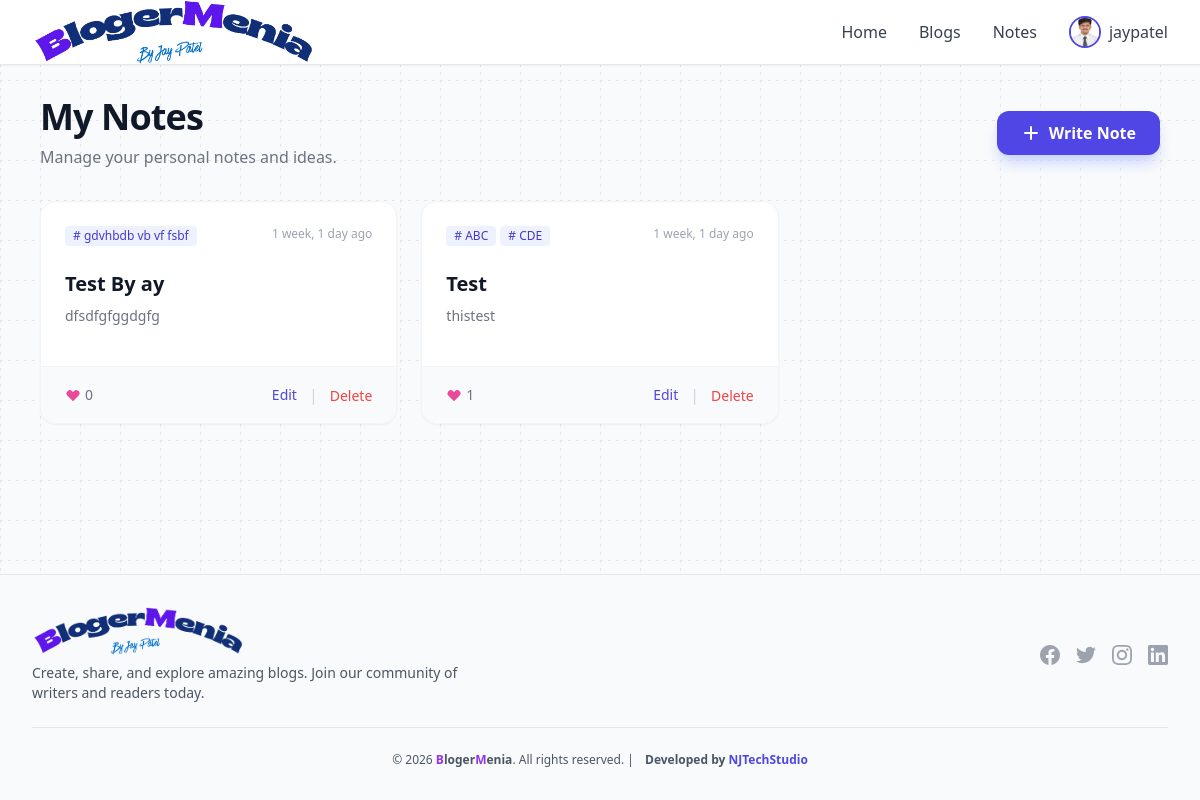
The page /notes/edit/ (signed in) on the database its author committed.
### blogs/models.py (models this page shows, shortened)
class User(AbstractUser):
    profile_image = models.ImageField(upload_to='profile_images/', null=True, blank=True)
    headline = models.CharField(max_length=255, null=True, blank=True, help_text="A short professional headline")
    bio = models.TextField(null=True, blank=True, help_text="Bio or about section")
    def get_display_name(self):
        if self.first_name or self.last_name:
            return f"{self.first_name} {self.last_name}".strip()
        return self.username or self.email.split('@')[0]
    class Meta:
        verbose_name = "User"
        verbose_name_plural = "Users"

### notes/models.py (models this page shows, shortened)
class Note(models.Model):
    user = models.ForeignKey(settings.AUTH_USER_MODEL, on_delete=models.CASCADE, related_name='notes')
    title = models.CharField(max_length=200)
    content = models.TextField()
    tags = models.CharField(max_length=500, blank=True, help_text="Comma-separated tags")
    likes = models.ManyToManyField(settings.AUTH_USER_MODEL, related_name='liked_notes', blank=True)
    is_public = models.BooleanField(default=True)
    created_at = models.DateTimeField(auto_now_add=True)
    updated_at = models.DateTimeField(auto_now=True)
    @property
    def total_likes(self):
        return self.likes.count()
    def get_tags_list(self):
        if not self.tags:
            return []
        return [tag.strip() for tag in self.tags.split(',') if tag.strip()]

### notes/views.py (the view)
# urls.py: path('edit/', views.MyNoteListView.as_view(), name='my_note_list'),
class MyNoteListView(LoginRequiredMixin, ListView):
    model = Note
    template_name = 'notes/my_note_list.html'
    context_object_name = 'notes'
    paginate_by = 9
    def get_queryset(self):
        return Note.objects.filter(user=self.request.user).order_by('-updated_at')

### notes/templates/notes/my_note_list.html (shortened to what this page needs)
{% extends 'base.html' %}
{% block content %}
<div class="container mx-auto px-4 py-8 max-w-6xl">
    <div class="flex justify-between items-center mb-8">
        <div>
            <h1 class="text-4xl font-extrabold text-gray-900 tracking-tight">My Notes</h1>
            <p class="text-gray-500 mt-2">Manage your personal notes and ideas.</p>
        </div>
        <a href="{% url 'create_note' %}"
            class="bg-indigo-600 hover:bg-indigo-700 text-white font-semibold py-2.5 px-6 rounded-xl transition duration-200 flex items-center gap-2 shadow-lg shadow-indigo-200 hover:-translate-y-0.5">
            <svg xmlns="http://www.w3.org/2000/svg" class="h-5 w-5" viewBox="0 0 20 20" fill="currentColor">
                <path fill-rule="evenodd"
                    d="M10 3a1 1 0 011 1v5h5a1 1 0 110 2h-5v5a1 1 0 11-2 0v-5H4a1 1 0 110-2h5V4a1 1 0 011-1z"
                    clip-rule="evenodd" />
            </svg>
            Write Note
        </a>
    </div>
    {% if notes %}
    <div class="grid grid-cols-1 md:grid-cols-2 lg:grid-cols-3 gap-6">
        {% for note in notes %}
        <div
            class="bg-white rounded-2xl shadow-sm hover:shadow-xl transition-all duration-300 border border-gray-100 flex flex-col group relative hover:-translate-y-1">
            <div class="p-6 flex-1">
                <div class="flex justify-between items-start mb-4">
                    <div>
                        {% if note.tags %}
                        <div class="flex flex-wrap gap-1 mb-2">
                            {% for tag in note.get_tags_list|slice:":2" %}
                            <span
                                class="inline-flex items-center px-2 py-0.5 rounded text-xs font-medium bg-indigo-50 text-indigo-700">
                                # {{ tag }}
                            </span>
                            {% endfor %}
                        </div>
                        {% endif %}
                    </div>
                    <span class="text-xs text-gray-400">{{ note.updated_at|timesince }} ago</span>
                </div>
                <h2 class="text-xl font-bold text-gray-900 mb-2 line-clamp-2">{{ note.title }}</h2>
                <p class="text-gray-500 text-sm line-clamp-3 mb-4">
                    {{ note.content|striptags }}
                </p>
            </div>
            <div class="px-6 py-4 bg-gray-50 border-t border-gray-100 flex justify-between items-center rounded-b-2xl">
                <div class="flex items-center text-sm text-gray-500">
                    <svg xmlns="http://www.w3.org/2000/svg" class="h-4 w-4 mr-1 text-pink-500" viewBox="0 0 20 20"
                        fill="currentColor">
                        <path fill-rule="evenodd"
                            d="M3.172 5.172a4 4 0 015.656 0L10 6.343l1.172-1.171a4 4 0 115.656 5.656L10 17.657l-6.828-6.829a4 4 0 010-5.656z"
                            clip-rule="evenodd" />
                    </svg>
                    {{ note.total_likes }}
                </div>
                <div class="flex items-center gap-3">
                    <a href="{% url 'edit_note' pk=note.pk %}"
                        class="text-indigo-600 hover:text-indigo-800 font-medium text-sm">Edit</a>
                    <span class="text-gray-300">|</span>
                    <form action="{% url 'delete_note' pk=note.pk %}" method="POST"
                        onsubmit="return confirm('Delete this note?');">
                        <button type="submit"
                            class="text-red-500 hover:text-red-700 font-medium text-sm">Delete</button>
                    </form>
                </div>
            </div>
        </div>
        {% endfor %}
    </div>
    {% endif %}
</div>
{% endblock %}

### templates/includes/header.html (shortened to what this page needs)
{% load static %}
<nav class="bg-white border-b border-gray-200 sticky top-0 z-50 shadow-sm">
  <div class="max-w-7xl mx-auto px-4 sm:px-6 lg:px-8">
    <div class="flex justify-between items-center h-16">
      <a href="{% url 'home' %}" class="flex items-center gap-2">
        <img src="{% static 'images/logo.png' %}" alt="BlogerMenia Logo" class="h-16 w-auto">
      </a>
      <div class="hidden md:flex items-center space-x-8">
        <a href="{% url 'home' %}"
          class="transition-colors font-medium {% if request.path == '/' %}text-indigo-600 font-semibold{% else %}text-gray-700 hover:text-indigo-600{% endif %}">
          Home
        </a>
        <a href="{% url 'blogs-list' %}" class="text-gray-700 hover:text-indigo-600 transition-colors font-medium">
          Blogs
        </a>
        <a href="{% url 'note_feed' %}" class="text-gray-700 hover:text-indigo-600 transition-colors font-medium">
          Notes
        </a>
        {% if user.is_authenticated %}
        <div class="relative group">
          <button class="flex items-center gap-2 text-gray-700 hover:text-indigo-600 transition-colors font-medium">
            {% if user.profile_image %}
            <img src="{{ user.profile_image.url }}" alt="{{ user.get_display_name }}"
              class="w-8 h-8 rounded-full object-cover border-2 border-indigo-600">
            {% endif %}
            <span>{{ user.get_display_name }}</span>
          </button>
        </div>
        {% endif %}
      </div>
    </div>
  </div>
</nav>

### templates/base.html (style rules this page uses)
body { position: relative; }
body::before { content: ''; position: fixed; top: 0; left: 0; right: 0; bottom: 0; z-index: 0; pointer-events: none; background-image: linear-gradient(to right, #e7e5e4 1px, transparent 1px), linear-gradient(to bottom, #e7e5e4 1px, transparent 1px); background-size: 20px 20px; background-position: 0 0, 0 0; -webkit-mask-image: repeating-linear-gradient( to right, black 0px, black 3px, transparent 3px, transparent 8px ), repeating-linear-gradient( to bottom, black 0px, black 3px, transparent 3px, transparent 8px ); mask-image: repeating-linear-gradient( to right, black 0px, black 3px, transparent 3px, transparent 8px ), repeating-linear-gradient( to bottom, black 0px, black 3px, transparent 3px, transparent 8px ); -webkit-mask-composite: source-in; mask-composite: intersect; }
body > * { position: relative; z-index: 1; }

### rows shown on the page
User: profile_image (picture), get_display_name "jaypatel"
Note: get_tags_list "gdvhbdb vb vf fsbf", updated_at "1 week, 1 day", title "Test By ay", content "dfsdfgfggdgfg", total_likes "0"
Note: get_tags_list "ABC" "CDE", updated_at "1 week, 1 day", title "Test", content "thistest", total_likes "1"
